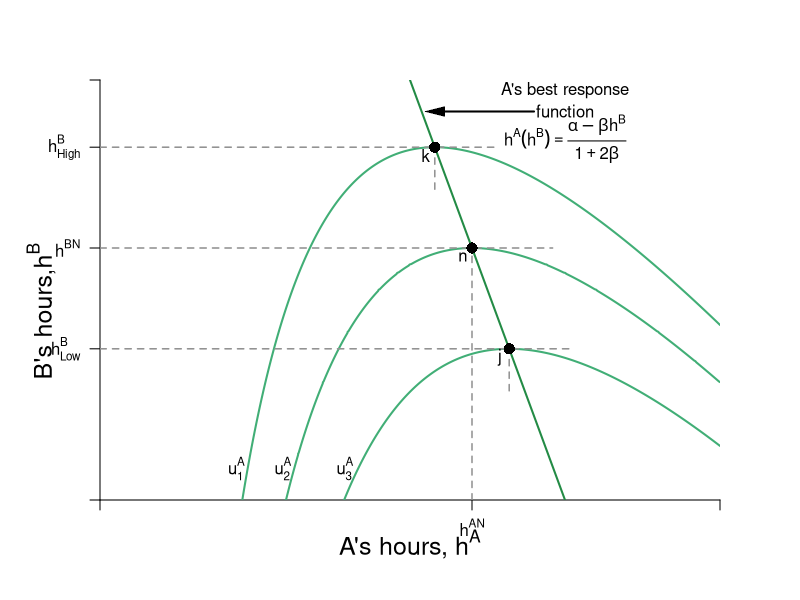

Write R code to recreate this figure.
  require(shape)
  pdf(file = "coordination_failures/coordination_indiff_brf.pdf", width = 9, height = 7)
  
  #Set parameters for graphics
  axislabelsize <- 1.5
  graphlinewidth <- 2
  segmentlinewidth <- 1.5
  
  COL <- c("#7fc97f", "#beaed4", "#fdc086", "#ffff99", "#386cb0", "#f0027f", "#bf5b17", "#666666")
  COLA <- c("#99d8c9","#66c2a4","#41ae76", "#238b45", "#005824")
  COLB <- c("#4eb3d3", "#2b8cbe", "#0868ac","#084081")
  Grays <- gray.colors(25, start =1, end = 0)
  
  par(mar =  c(5, 5, 4, 4))
  
  # uA <- function(ea, eb, alpha = 16, beta = 1/24) {
  #   alpha*(1 - beta*eb)*ea - 0.5*(ea)^2
  # }
  
  uA <- function(ea, eb, alpha = 30, beta = 1/2) {
    (alpha - beta*(ea+eb))*ea - 0.5*(ea)^2
  }
  
  hANE <- function(alpha, beta = 1/2){
    alpha/(1 + 3*beta)
  }
  
  brfA <- function(ea, alpha = 30, beta = 1/2) {
    (alpha - ea*(1 + 2*beta))/(beta)
  }
  
  # brfA <- function(ea, alpha = 16, beta = 1/24) {
  #   (alpha - ea)/(alpha * beta)
  # }
  
  
  xlims <- c(0, 20)
  ylims <- c(0, 20)
  
  npts <- 501 
  x <- seq(xlims[1], xlims[2], length.out = npts)
  y <- seq(ylims[1], ylims[2], length.out = npts) 
  a <- c(uA(10.8, brfA(10.8)), 
         uA(hANE(alpha = 30, beta = 1/2), hANE(alpha = 30, beta = 1/2)), 
         uA(13.2, brfA(13.2))
  )
  
  plot(0, 0, xlim = xlims, ylim = ylims, type = "n",
       xlab = expression(paste("")),
       ylab = expression(paste("")), 
       xaxt = "n", 
       yaxt = "n", 
       cex.lab = axislabelsize, 
       bty = "n",
       xaxs="i", 
       yaxs="i")
  
  # ticksy <- seq(from = 0, to = ylims[2], by = 2)
  # ylabels <- seq(from = 0, to = ylims[2], by = 2)
  # ticksx <- seq(from = 0, to = xlims[2], by = 2)
  # xlabels <- seq(from = 0, to = xlims[2], by = 2)
  ticksy <- c(0,  brfA(13.2), 12,  brfA(10.8), ylims[2])
  ylabels <- c(NA, expression(paste(h[Low]^B)), expression(paste(h^{BN})), expression(paste(h[High]^B)), NA)
  ticksx <- c(0, 12,  xlims[2])
  xlabels <- c(NA, expression(paste(h^{AN})), NA)
  
  
  axis(1, at = ticksx, pos = 0, labels = xlabels)
  axis(2, at = ticksy, pos = 0, labels = ylabels, las = 1)
  
  npts <- 500 
  xx1 <- seq(xlims[1], xlims[2], length.out = npts)
  lines(xx1, brfA(xx1, alpha = 30, beta = 1/2), col = COLA[4], lwd = graphlinewidth)
  
  
  contour(y, x, 
          outer(x, y, uA),
          drawlabels = FALSE,
          col = COLA[3],
          lwd = graphlinewidth,
          levels = a, 
          xaxs="i", 
          yaxs="i", 
          add = TRUE) 
  
  text(0.5*xlims[2], -2.1, expression(paste("A's hours, ", h^A)), xpd = TRUE, cex = axislabelsize)
  text(-1.9, 9, expression(paste("B's hours,", h^B)), xpd = TRUE, cex = axislabelsize, srt = 90) 
  
  #Label the iso-welfare functions for the A
  text(4.4, 1.5, expression(u[1]^A))
  text(5.9, 1.5, expression(u[2]^A))
  text(7.9, 1.5, expression(u[3]^A))
  
  #Label Nash Equilibrium 
  segments(0, 12, 14.6, 12, lty = 2, col = Grays[18], lwd = segmentlinewidth)
  segments(12, 0, 12, 12, lty = 2, col = Grays[18], lwd = segmentlinewidth)
  points(12, 12, pch = 16, col = "black", cex = 1.5)
  #text(11.3, 10.1, expression(paste("Nash Equilibrium")))
  text(12 - 0.3, 12 - 0.4, expression(paste("n")))
  
  
  
  segments(0,  brfA(13.2),  13.2 + 2,  brfA(13.2), lty = 2, col = Grays[18], lwd = segmentlinewidth)
  segments(13.2,  brfA(13.2) - 2,  13.2,  brfA(13.2), lty = 2, col = Grays[18], lwd = segmentlinewidth)
  points(13.2, brfA(ea = 13.2), pch = 16, col = "black", cex = 1.5)
  text(13.2 - 0.3, brfA(ea = 13.2) - 0.4, expression(paste("j")))
  
  segments(0, brfA(10.8), 10.8 + 2, brfA(10.8), lty = 2, col = Grays[18], lwd = segmentlinewidth)
  segments(10.8, brfA(10.8) - 2, 10.8, brfA(10.8), lty = 2, col = Grays[18], lwd = segmentlinewidth)
  points(10.8, brfA(10.8), pch = 16, col = "black", cex = 1.5)
  text(10.8 - 0.3, brfA(10.8) - 0.4, expression(paste("k")))
  
  text(15, 19.5, expression(paste("A's best response")), xpd = TRUE)
  text(15, 18.5, expression(paste("function")), xpd = TRUE)
  text(15, 17.2, expression(paste(h^{A}*(h^B) == frac(alpha - beta*h^B, 1 + 2*beta))), xpd = TRUE)
  Arrows(14, 18.5, 10.8, 18.5, col = "black", lty = 1, lwd = 2, arr.type = "triangle", arr.lwd = 0.5)
  
  
  
  dev.off()
